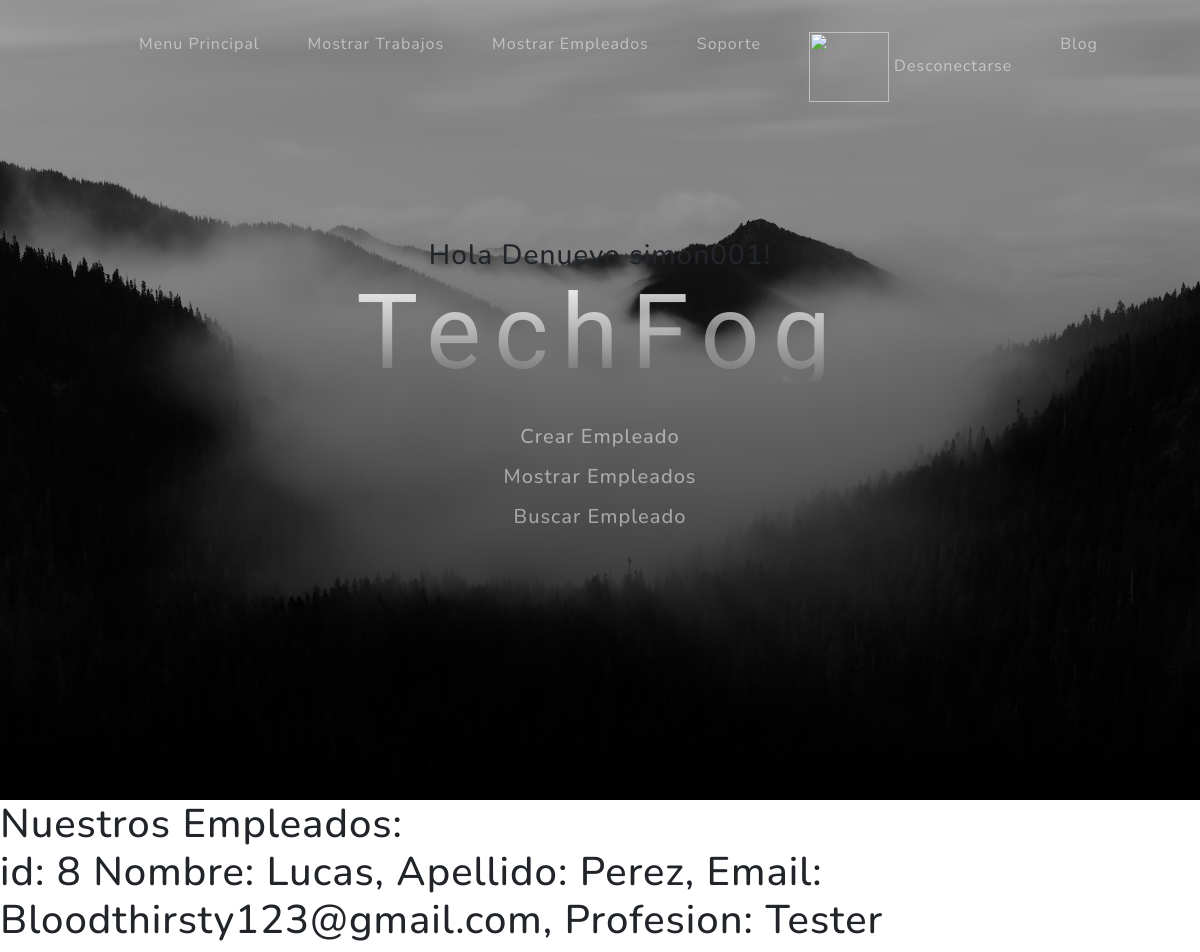
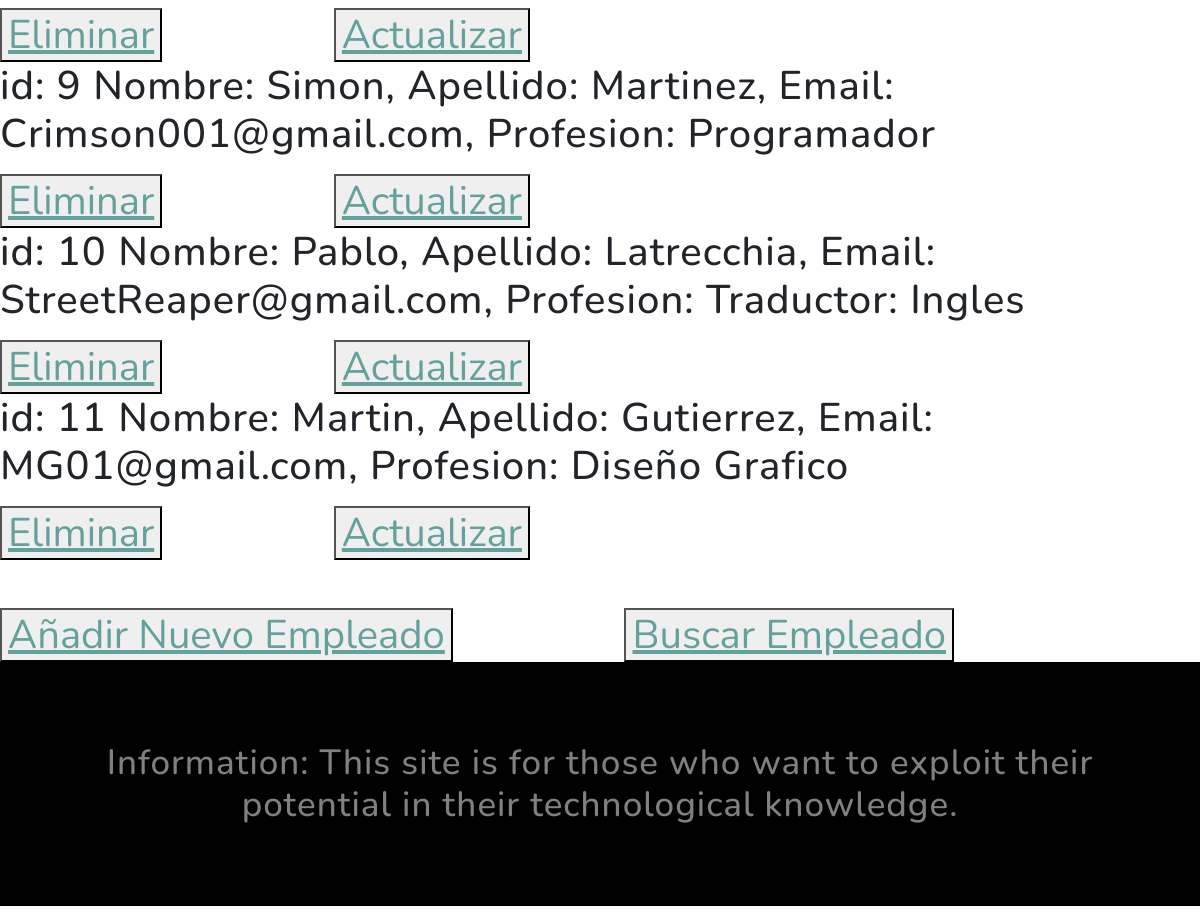
Screenshot of /mostrar_empleado/ (signed in) with the database file from the repository (2 pictures, top to bottom).
### MiApp2/models.py (models this page shows, shortened)
class Empleado(models.Model):
    nombre= models.CharField(max_length=40)
    apellido= models.CharField(max_length=40)
    email= models.EmailField()
    profesion= models.CharField(max_length=30)

### MiApp2/views.py (the view)
# urls.py: path('mostrar_empleado/', views.mostrar_empleado, name='Mostrar Empleados'),
def mostrar_empleado(request):
    empleados = Empleado.objects.all()
    context = {'empleados': empleados}
    return render(request, 'MiApp2/mostrar_empleados.html', context=context)

### MiApp2/Templates/MiApp2/mostrar_empleados.html (shortened to what this page needs)
{% extends 'MiApp2/index.html' %}
{% load static %}
{% block codigo_fatal %}
                    <ul class="navbar-nav ms-auto">
                        {% if request.user.is_authenticated %}
                        <li class="nav-item"><a class="nav-link" href="{% url 'Crear Empleado' %}"> Crear Empleado</a>
                        <li class="nav-item"><a class="nav-link" href="{% url 'Mostrar Empleados' %}"> Mostrar Empleados</a>
                        <li class="nav-item"><a class="nav-link" href="{% url 'Buscar Empleado' %}"> Buscar Empleado</a>
                        {% endif %}
                    </ul>
{% endblock %}
{% block codigo_fatal2 %}
    <h1>Nuestros Empleados:</1>
    {% for empleado in empleados %}
        <p>
            id: {{empleado.id}}
            Nombre: {{empleado.nombre}}, Apellido: {{empleado.apellido}},
            Email: {{empleado.email}}, Profesion: {{empleado.profesion}}
        </p>
        <button>
            <a href="{% url 'eliminar empleado' empleado_id=empleado.id %}">Eliminar</a>
        </button>
        <button>
            <a href="{% url 'actualizar empleado' empleado_id=empleado.id %}">Actualizar</a>
        </button>
    {% endfor %}
    <br>
        <button>
            <a href="{% url 'Crear Empleado' %}">Añadir Nuevo Empleado</a>
        </button>
        <button>
            <a href="{% url 'Buscar Empleado' %}">Buscar Empleado</a>
        </button>
{% endblock %}

### MiApp2/Templates/MiApp2/index.html (shortened to what this page needs)
<!DOCTYPE html>
<html lang="en">
    <head>
        {% load static %}
        <link href={% static 'MiApp2/css/styles.css' %} rel="stylesheet" />
    </head>
    <body id="page-top">
        <nav class="navbar navbar-expand-lg navbar-light fixed-top" id="mainNav">
            <div class="container px-4 px-lg-5">
                <div class="collapse navbar-collapse" id="navbarResponsive">
                    <ul class="navbar-nav ms-auto">
                        <li class="nav-item"><a class="nav-link" href="{% url 'Inicio' %}">Menu Principal</a>
                        {% if request.user.is_authenticated %}
                        <li class="nav-item"><a class="nav-link" href="{% url 'Mostrar Trabajo' %}">Mostrar Trabajos</a>
                        <li class="nav-item"><a class="nav-link" href="{% url 'Mostrar Empleados' %}"> Mostrar Empleados</a>
                        <li class="nav-item"><a class="nav-link" href="{% url 'Soporte' %}"> Soporte</a>
                        <li class="nav-item"><a class="nav-link" href="{% url 'Logout' %}">   <img src="{{avatar}}" height=70 width=80 /> Desconectarse</a>
                        {% else %}
                        <li class="nav-item"><a class="nav-link" href="{% url 'Login' %}"> Iniciar</a>
                        <li class="nav-item"><a class="nav-link" href="{% url 'Register' %}"> Registrarse</a>
                        {% endif %}
                        <li class="nav-item"><a class="nav-link" href="{% url 'miblog-index' %}"> Blog</a>
                    </ul>
                </div>
            </div>
        </nav>
        <header class="masthead">
            <div class="container px-4 px-lg-5 d-flex h-100 align-items-center justify-content-center">
                <div class="d-flex justify-content-center">
                    <div class="text-center">
                        <h3> Hola Denuevo {{user.username}}!</h3>
                        <h1 class="mx-auto my-0 text-lower case">TechFog</h1>
                        {% if request.user.is_authenticated %}
                        <div class="text-center">
                        {% else %}
                            <h1 class="mb-5">¡Hola Desconocido!</h1>
                        {% endif %}
                        <h2 class="text-white-50 mx-auto mt-2 mb-5"> {% block codigo_fatal %} {% endblock %} </h2>
                    </div>
                </div>
            </div>
        </header>
        {% block codigo_fatal2 %} {% endblock %}
        <footer class="footer bg-black small text-center text-white-50"><div class="container px-4 px-lg-5">
            Information: This site is for those who want to exploit their potential in their technological knowledge.</div></footer>
    </body>
</html>

### rows the page displays
Empleado: id "8", nombre "Lucas", apellido "Perez", email "Bloodthirsty123@gmail.com", profesion "Tester"
Empleado: id "9", nombre "Simon", apellido "Martinez", email "Crimson001@gmail.com", profesion "Programador"
Empleado: id "10", nombre "Pablo", apellido "Latrecchia", email "StreetReaper@gmail.com", profesion "Traductor: Ingles"
Empleado: id "11", nombre "Martin", apellido "Gutierrez", email "MG01@gmail.com", profesion "Diseño Grafico"

### other values shown
{{ user.username }} "simon001"
